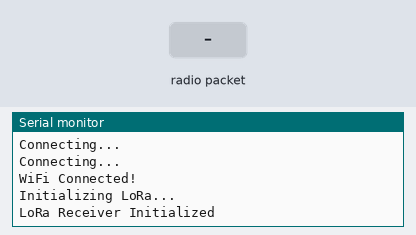
A sketch run on a simulated ESP32. On the bench: the last lines printed to the serial monitor. The inputs (shaded band) are chosen by the test bench. WiFi joins after 1.5 s; servers stay silent unless stated; uploads are accepted with an empty reply; no radio packets arrive unless stated.

Above: at 3.2 s.
3.3 s: radio packet "Wall" arrives
At 4.0 s:
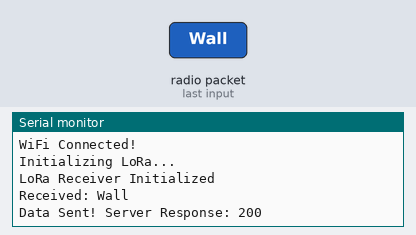
5.0 s: radio packet "5" arrives
At 6.4 s:
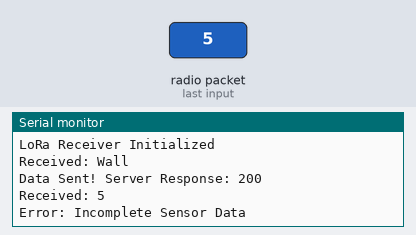

Measured:
- after the input at 3.3 s, the serial monitor: prints a new line at once (image 1)
- after the input at 5.0 s, the serial monitor: prints a new line at once (image 2)

The sketch:

receiver.ino
```cpp
#include <SPI.h>
#include <LoRa.h>
#include <WiFi.h>
#include <HTTPClient.h>

// WiFi Credentials
const char* ssid = "your_wifi_ssid";
const char* password = "your_wifi_password";

// Flask Server URL
const char* serverUrl = "**********"; // Update with your Flask server IP

// LoRa Pin Definitions
const int csPin = 5;
const int resetPin = 14;
const int irqPin = 26;

// Function to send data to Flask server
void sendToServer(String jsonData) {
    HTTPClient http;

    http.begin(serverUrl);
    http.addHeader("Content-Type", "application/json");

    int httpResponseCode = http.POST(jsonData);

    if (httpResponseCode > 0) {
        Serial.print("Data Sent! Server Response: ");
        Serial.println(httpResponseCode);
    } else {
        Serial.print("Error Sending Data. HTTP Response: ");
        Serial.println(httpResponseCode);
    }

    http.end();
}

void setup() {
    Serial.begin(115200);
    while (!Serial);

    // Connect to WiFi
    Serial.println("Connecting to WiFi...");
    WiFi.begin(ssid, password);
    while (WiFi.status() != WL_CONNECTED) {
        delay(1000);
        Serial.println("Connecting...");
    }
    Serial.println("WiFi Connected!");

    Serial.println("Initializing LoRa...");
    LoRa.setPins(csPin, resetPin, irqPin);
    if (!LoRa.begin(433E6)) {
        Serial.println("Starting LoRa failed!");
        while (1);
    }

    Serial.println("LoRa Receiver Initialized");
}

void loop() {
    int packetSize = LoRa.parsePacket();
    if (packetSize) {
        String receivedData = "";

        // Read incoming data
        while (LoRa.available()) {
            receivedData += (char)LoRa.read();
        }

        Serial.print("Received: ");
        Serial.println(receivedData);
        // receivedData = "{\"type\":\"BLE\",\"wall_name\":\""+receivedData + "}";
        // sendToServer(receivedData);
        if (receivedData.startsWith("Wall")) {
            // BLE Data Format: BLE,WallName,MAC,RSSI
            int firstComma = receivedData.indexOf(',');
            int secondComma = receivedData.indexOf(',', firstComma + 1);
            int thirdComma = receivedData.indexOf(',', secondComma + 1);

            // if (firstComma != -1 && secondComma != -1 && thirdComma != -1) {
            //     String wallName = receivedData.substring(firstComma + 1, secondComma);
            //     String macAddress = receivedData.substring(secondComma + 1, thirdComma);
            //     int rssi = receivedData.substring(thirdComma + 1).toInt();

            //     Serial.println("BLE Data Received:");
            //     Serial.println("Wall BLE Name: " + wallName);
            //     Serial.println("Wall BLE MAC: " + macAddress);
            //     Serial.println("RSSI: " + String(rssi) + " dBm");

                // Create JSON payload
                String jsonData = "{\"type\":\"BLE\",\"wall_name\":\"" + String(receivedData) + "\"}";
                sendToServer(jsonData);
            // } else {
            //     Serial.println("Error: Invalid BLE Data Format");
            // }
        } else {
            // Sensor Data Format: buttonState,motionDetected,temperature,humidity,mq2Value
            float sensorData[5];
            int index = 0;
            char *token = strtok((char *)receivedData.c_str(), ",");

            while (token != NULL && index < 5) {
                sensorData[index++] = atof(token);
                token = strtok(NULL, ",");
            }

            if (index == 5) {
                Serial.println("Sensor Data Received:");
                Serial.print("Emergency Button: ");
                Serial.println(sensorData[0] ? "Pressed" : "Not Pressed");
                Serial.print("Motion Detected: ");
                Serial.println(sensorData[1] ? "Yes" : "No");
                Serial.print("Temperature: ");
                Serial.print(sensorData[2]);
                Serial.println(" °C");
                Serial.print("Humidity: ");
                Serial.print(sensorData[3]);
                Serial.println(" %");
                Serial.print("MQ2 Gas Level: ");
                Serial.println(sensorData[4]);

                // Create JSON payload
                String jsonData = "{\"type\":\"sensor\",\"button_state\":" + String(sensorData[0]) +
                                  ",\"motion_detected\":" + String(sensorData[1]) +
                                  ",\"temperature\":" + String(sensorData[2]) +
                                  ",\"humidity\":" + String(sensorData[3]) +
                                  ",\"mq2_value\":" + String(sensorData[4]) + "}";

                sendToServer(jsonData);
            } else {
                Serial.println("Error: Incomplete Sensor Data");
            }
        }
    }
}
```
